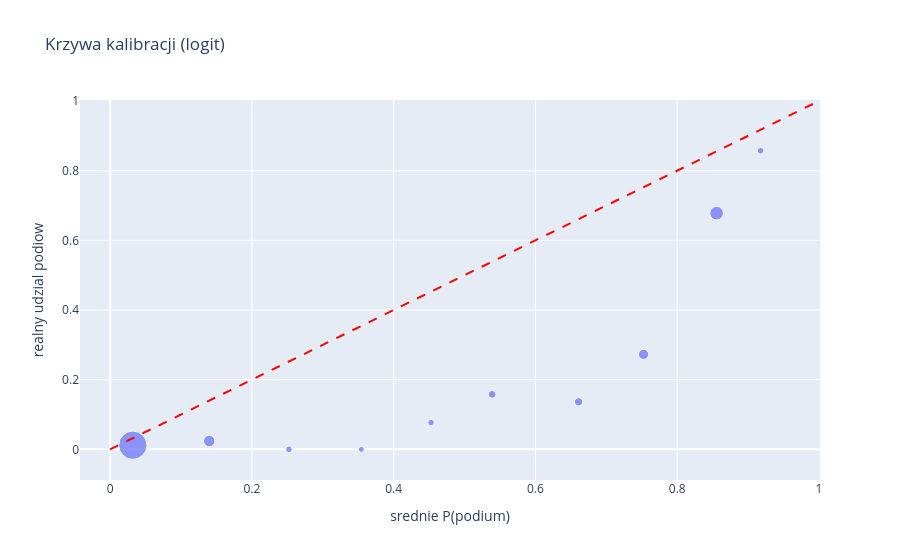

The notebook cell saved with this chart:
### Markdown cell above
### Kalibracja - czy 'prawdopodobienstwa' cos znacza

### Code cell
clf['bin'] = pd.cut(clf['proba_logit'], bins=np.linspace(0, 1, 11))
cal = clf.groupby('bin', observed=True).agg(
    mean_pred=('proba_logit', 'mean'),
    frac_pos=('podium', 'mean'),
    n=('podium', 'size')).dropna().reset_index()
fig = px.scatter(cal, x='mean_pred', y='frac_pos', size='n',
                 title='Krzywa kalibracji (logit)',
                 labels={'mean_pred': 'srednie P(podium)', 'frac_pos': 'realny udzial podiow'})
fig.add_shape(type='line', x0=0, y0=0, x1=1, y1=1, line=dict(dash='dash', color='red'))
fig.show()

### Figure 1 — Plotly figure (JSON) as saved in the notebook; plotly's stock layout.template omitted (floating-point values rounded to 4 significant figures)
{"data": [{"hovertemplate": "srednie P(podium)=%{x}<br>realny udzial podiow=%{y}<br>n=%{marker.size}<extra></extra>", "legendgroup": "", "marker": {"color": "#636efa", "size": [252, 42, 14, 11, 13, 19, 22, 33, 59, 14], "sizemode": "area", "sizeref": 0.63, "symbol": "circle"}, "mode": "markers", "name": "", "orientation": "v", "showlegend": false, "type": "scatter", "x": [0.03197, 0.1398, 0.2522, 0.3543, 0.4526, 0.5389, 0.6609, 0.7525, 0.8556, 0.9176], "xaxis": "x", "y": [0.0119, 0.02381, 0.0, 0.0, 0.07692, 0.1579, 0.1364, 0.2727, 0.678, 0.8571], "yaxis": "y"}], "layout": {"legend": {"itemsizing": "constant", "tracegroupgap": 0}, "shapes": [{"line": {"color": "red", "dash": "dash"}, "type": "line", "x0": 0, "x1": 1, "y0": 0, "y1": 1}], "title": {"text": "Krzywa kalibracji (logit)"}, "xaxis": {"anchor": "y", "domain": [0, 1], "title": {"text": "srednie P(podium)"}}, "yaxis": {"anchor": "x", "domain": [0, 1], "title": {"text": "realny udzial podiow"}}}}
